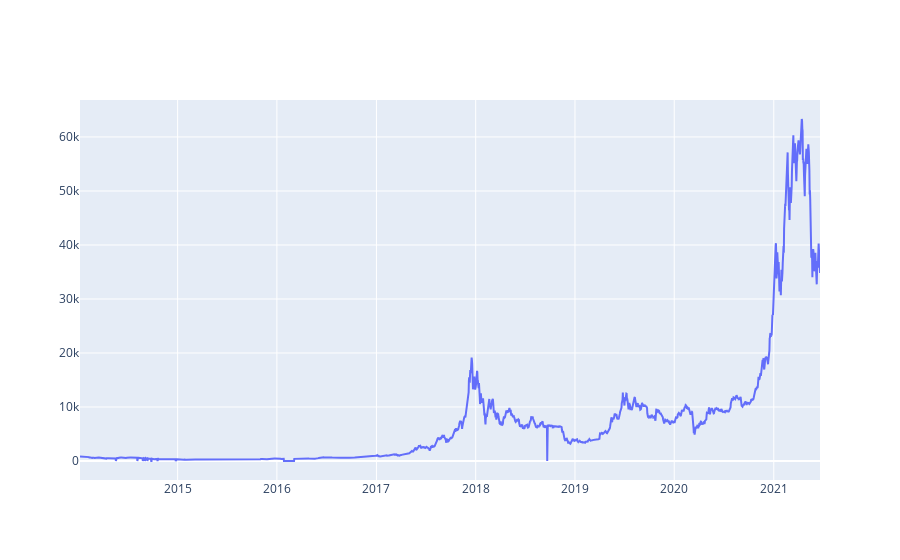

This figure's notebook cell:
### Code cell
# Chart the BTC pricing data
btc_trace = go.Scatter(x=btc_usd_price_kraken.index, y=btc_usd_price_kraken['Weighted Price'])
py.iplot([btc_trace])

### Figure 1 — Plotly figure (JSON) as saved in the notebook; plotly's stock layout.template omitted (floating-point values rounded to 4 significant figures; data arrays with more than 128 entries replaced by an {"elided": "..."} marker saying what was removed)
{"data": [{"type": "scatter", "x": {"elided": "2713 str values"}, "y": {"elided": "2713 float values"}}], "layout": {}}
